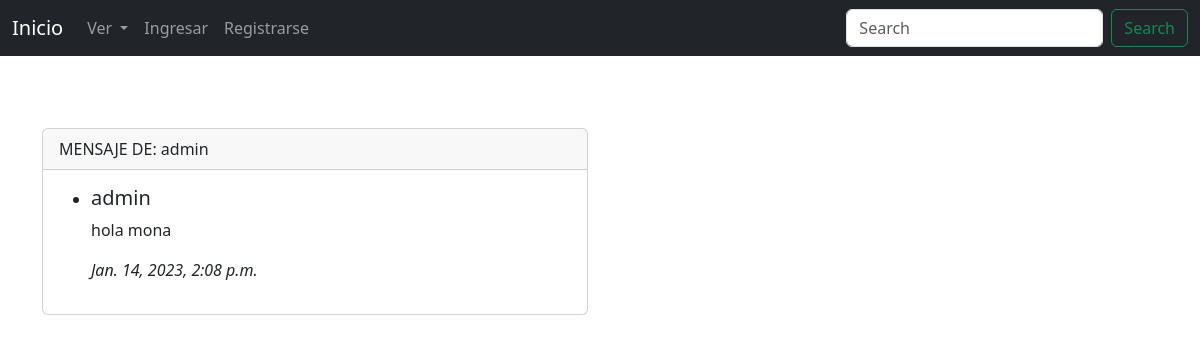
The page /Mensajeria/leerMensaje/3/ on the database its author committed.
### Mensajeria/models.py (models this page shows, shortened)
class Mensaje(models.Model):
    emisor = models.ForeignKey(User, on_delete=models.CASCADE, related_name='emisor')
    receptor = models.ForeignKey(User, on_delete=models.CASCADE, related_name='receptor')
    cuerpo = models.CharField(max_length=1000)
    leido = models.BooleanField(choices=LEIDO, default=False)
    fecha = models.DateTimeField(blank=True, null=True, default=datetime.now)

### Mensajeria/views.py (the view)
# urls.py: path("leerMensaje/<int:id>/", leerMensaje, name="leerMensaje"),
def leerMensaje(request, id):
    mensaje = Mensaje.objects.get(id=id)
    mensaje.leido = True
    mensaje.save()
    return render(request, 'leerMensaje.html', {'mensaje': mensaje})

### Mensajeria/templates/leerMensaje.html (shortened to what this page needs)
{% extends "AppCoder/padre.html" %}
{% load static %}
{% block contenido %}
<br><br><br>
<div class="container content">
    <div class="row">
        <div class="col-xl-6 col-lg-6 col-md-6 col-sm-12 col-12">
        	<div class="card">
        		<div class="card-header">MENSAJE DE: {{ mensaje.emisor }}</div>
        		<div class="card-body height3">
        			<ul class="chat-list">
        				<li class="in">
							<div class="chat-body">
										<div class="chat-message">
        							<h5>{{ mensaje.emisor }}</h5>
        							<p>{{ mensaje.cuerpo }}</p>
									<i>{{ mensaje.fecha }}</i>
								</div>
        						</div>
        					</div>
        		</div>
        	</div>
        </div>
    </div>
{% endblock %}

### rows shown on the page
Mensaje: emisor "admin", cuerpo "hola mona", fecha "Jan. 14, 2023, 2:08 p.m."
